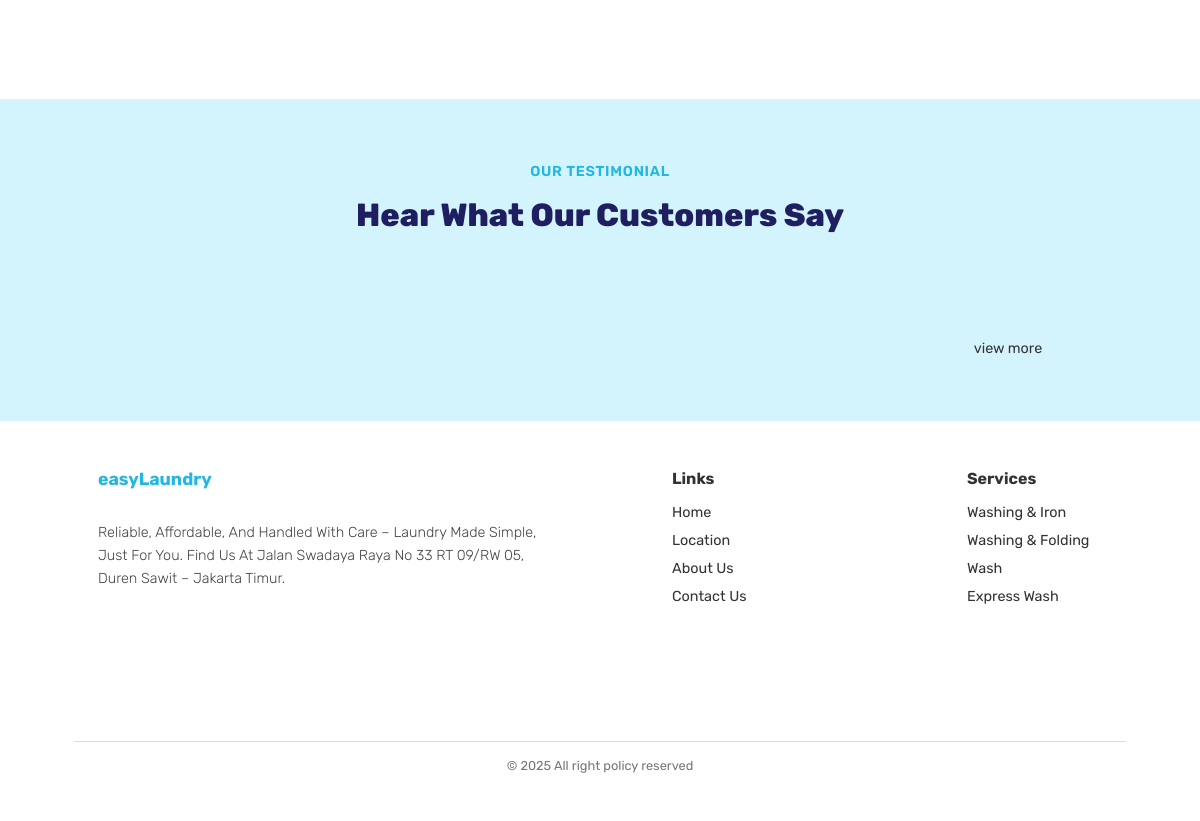
Before: / (lower part) with the older database file.
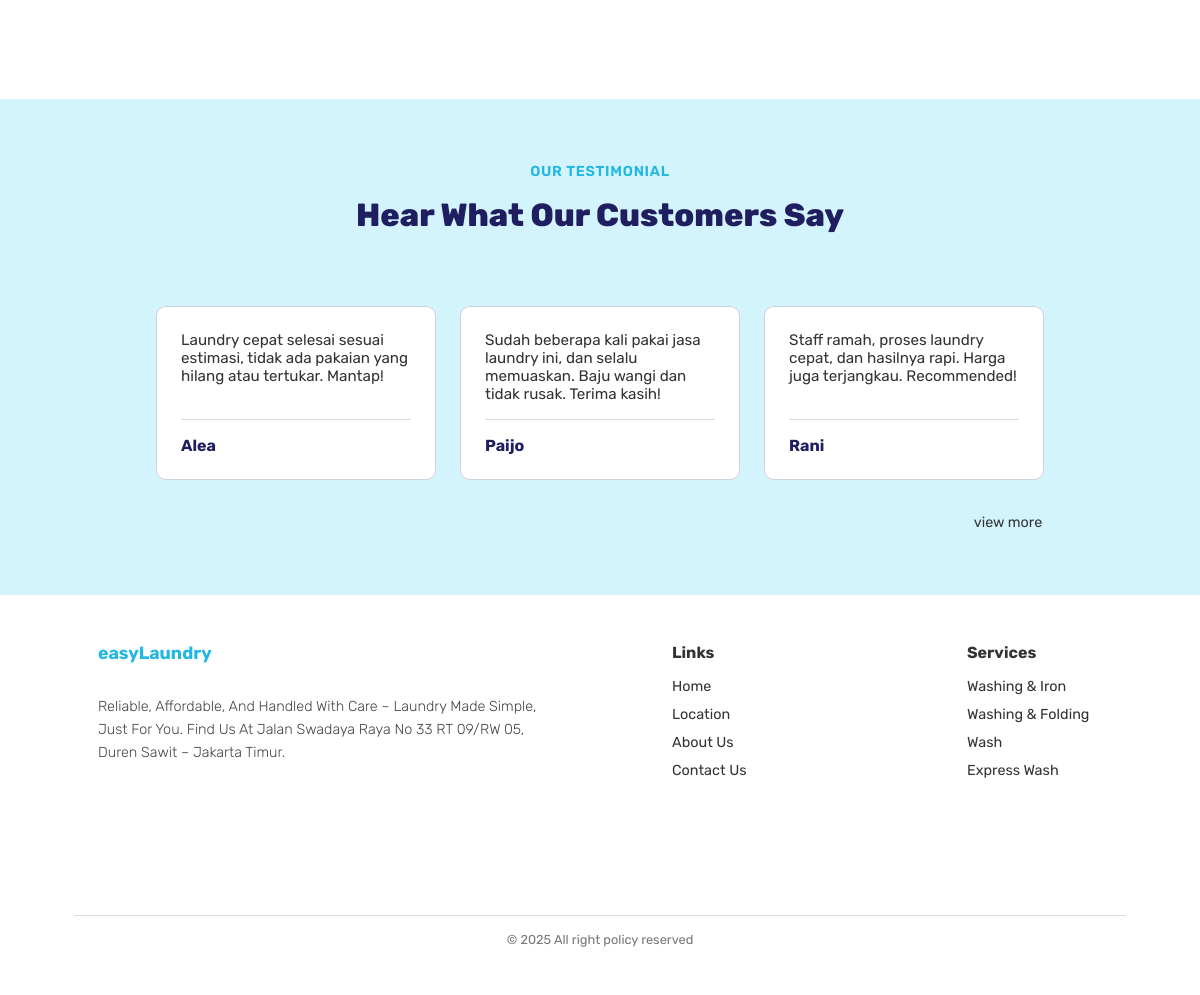
After: the same page with the newer database file.
### tables this page shows
CREATE TABLE `feedback` (
  `id_feedback` int(30) NOT NULL,
  `isi` text NOT NULL,
  `tgl` date NOT NULL DEFAULT current_timestamp(),
  `id_pelanggan` int(100) NOT NULL
);

CREATE TABLE `pelanggan` (
  `id` int(100) NOT NULL,
  `nama` varchar(100) NOT NULL,
  `email` varchar(60) NOT NULL,
  `no_telpon` int(20) NOT NULL,
  `password` varchar(30) NOT NULL
);

### index.php (the view, shortened to what this page needs)
<!DOCTYPE html>
<html lang="en">
<head>
</head>
<body>
  <main>
<section class="why-choose-us">
</section>
<?php
include 'koneksi.php';
$query = "SELECT feedback.isi, pelanggan.nama
          FROM feedback
          JOIN pelanggan ON feedback.id_pelanggan = pelanggan.id
          ORDER BY feedback.id_feedback DESC
          LIMIT 3
          ";
$result = mysqli_query($connect, $query);
?>
<section class="testimonial-section">
  <div class="testimonial-header">
    <p class="subheading">OUR TESTIMONIAL</p>
    <h2 class="main-heading">Hear What Our Customers Say</h2>
  </div>
  <div class="testimonial-cards">
    <?php while($row = mysqli_fetch_assoc($result)) : ?>
      <div class="testimonial-card">
        <div class="testimonial-content">
          <?= htmlspecialchars($row['isi']) ?>
        </div>
        <div class="testimonial-author">
          <strong><?= htmlspecialchars($row['nama']) ?></strong>
        </div>
      </div>
    <?php endwhile; ?>
  </div>
  <div class="view-more">
    <a href="feedback.php">view more</a>
  </div>
</section>
<footer class="footer">
  <div class="footer-container">
    <div class="footer-column company-info">
      <h3 class="footer-brand">easyLaundry</h3>
      <p class="footer-description">
        Reliable, Affordable, And Handled With Care – Laundry Made Simple, Just For You.
        Find Us At Jalan Swadaya Raya No 33 RT 09/RW 05, Duren Sawit – Jakarta Timur.
      </p>
    </div>
    <div class="footer-column">
      <h4 class="footer-heading">Links</h4>
      <ul>
        <li><a href="#">Home</a></li>
        <li><a href="#">Location</a></li>
        <li><a href="#">About Us</a></li>
        <li><a href="#">Contact Us</a></li>
      </ul>
    </div>
    <div class="footer-column">
      <h4 class="footer-heading">Services</h4>
      <ul>
        <li><a href="#">Washing & Iron</a></li>
        <li><a href="#">Washing & Folding</a></li>
        <li><a href="#">Wash</a></li>
        <li><a href="#">Express Wash</a></li>
      </ul>
    </div>
  </div>
  <hr class="footer-line">
  <p class="footer-bottom">&copy; 2025 All right policy reserved</p>
</footer>
  </main>
</body>
</html>

Changed rows visible on the page:
added feedback: isi "Laundry cepat selesai sesuai estimasi, tidak ada pakaian yang hilang atau tertukar. Mantap!", id_pelanggan.nama "Alea"
added feedback: isi "Sudah beberapa kali pakai jasa laundry ini, dan selalu memuaskan. Baju wangi dan tidak rusak. Terima kasih!", id_pelanggan.nama "Paijo"
added feedback: isi "Staff ramah, proses laundry cepat, dan hasilnya rapi. Harga juga terjangkau. Recommended!", id_pelanggan.nama "Rani"
